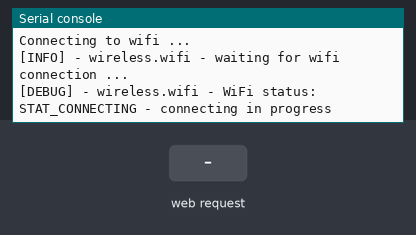
Bench run of a program on a simulated Raspberry Pi Pico running MicroPython. Parts: the last lines printed to the serial console. The test bench sets the inputs (shaded band). WiFi joins after 1.5 s; files that are not in the repository are absent; the clock reads 2024-03-15 10:24:30 at power-on unless the program sets it.

Above: at 1.2 s.
1.3 s: HTTP request GET / received
At 2.4 s:
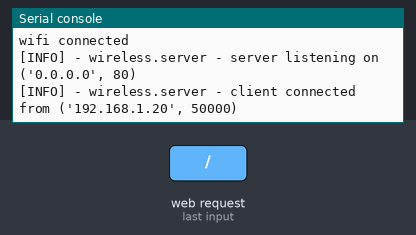
3.0 s: HTTP request GET /status received
At 4.2 s:
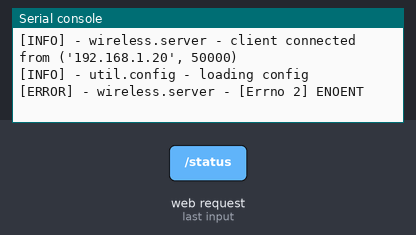

Measured:
- after the input at 1.3 s, the serial console: prints a new line after 0.22 s (image 1)
- after the input at 3.0 s, the serial console: prints a new line at once (image 2)

The program:

server_test.py
```python
from wireless.wifi import Wifi
from wireless.server import Server
import util.logging as logging
import sys

logging.basicConfig(level=logging.DEBUG, stream=sys.stdout) # log to console
for handler in logging.getLogger().handlers:
    handler.setFormatter(logging.Formatter("[%(levelname)s] - %(name)s - %(message)s"))

print("Connecting to wifi ...")
wifi = Wifi(
    ssid="Salt_2GHz_1ACAA4",
    password="afdzJzFT9YWLKbq6zt"
)
wifi.connect()
print("wifi connected")

server = Server()
server.listen_forever()
```

wifi.py
```python
from network import WLAN, STA_IF, STAT_IDLE, STAT_CONNECTING, STAT_WRONG_PASSWORD, STAT_NO_AP_FOUND, STAT_CONNECT_FAIL, STAT_GOT_IP
import util.logging as logging
import time

log = logging.getLogger(__name__)


class Wifi:
    def __init__(self, ssid, password):
        self.ssid = ssid
        self.password = password
        self.wlan = WLAN(STA_IF)

    def connect(self, timeout=-1):
        start_time = time.time()
        # we try to connect to the WiFi network with the given timeout
        # if the timeout is negative, we try forever
        while True:
            self.wlan.active(True)
            self.wlan.connect(self.ssid, self.password)
            try:
                self.wait_for_connection()
                return
            except Exception as e:
                log.error(str(e))
                # check if we have a timeout and raise an exception if we reached it
                if timeout > 0 and time.time() - start_time > timeout:
                    raise Exception("WiFi connection timed out")
                log.debug("retry in 5 seconds")
                time.sleep(5)

    def is_connected(self):
        return self.wlan.isconnected()

    def wait_for_connection(self):
        log.info("waiting for wifi connection ...")
        self.log_status()

        # we wait for the connection to be established
        # if the connection fails, we raise an exception
        while not self.is_connected():
            if (self.wlan.status() < 0):
                self.log_status()
                raise Exception("Connecting to WiFi failed")

        # log the connection status
        ifconfig = self.wlan.ifconfig()
        log.debug("connected to WiFi network: " + str(ifconfig))

    def log_status(self):
        status = self.wlan.status()
        if (status == STAT_IDLE):
            log.debug("WiFi status: STAT_IDLE - no connection and no activity")
        elif (status == STAT_CONNECTING):
            log.debug("WiFi status: STAT_CONNECTING - connecting in progress")
        elif (status == STAT_WRONG_PASSWORD):
            log.debug("WiFi status: STAT_WRONG_PASSWORD - failed due to incorrect password")
        elif (status == STAT_NO_AP_FOUND):
            log.debug("WiFi status: STAT_NO_AP_FOUND - failed because no access point replied")
        elif (status == STAT_CONNECT_FAIL):
            log.debug("WiFi status: STAT_CONNECT_FAIL - failed due to other problems")
        elif (status == STAT_GOT_IP):
            log.debug("WiFi status: STAT_GOT_IP - connection successful")
        else:
            log.debug("WiFi status: unknown")
```

server.py
```python
import socket
import util.logging as logging
from util.config import load_config, save_config
import json
import ujson

log = logging.getLogger(__name__)


class Server:
    def __init__(self, port=80):
        addrinfo = socket.getaddrinfo('0.0.0.0', port)[0][-1]
        self.socket = socket.socket()
        self.socket.bind(addrinfo)
        self.socket.listen(1)
        log.info(f"server listening on {addrinfo}")

    def listen_forever(self):
        while True:
            client, addr = self.socket.accept()
            log.info(f"client connected from {addr}")
            try:
                request = client.recv(1024)
                response = self.__handle_request(request)
                client.send(response)
                client.close()
            except Exception as e:
                log.error(e)
                client.close()

    def __handle_request(self, request):
        verb, path, body = self.__parseRequest(request)

        if path == "/":
            return self.__response(body="Hello from Raspberry Pi Pico!")
        elif verb == "GET" and path == "/status":
            return self.__status_response()
        elif verb == "GET" and path == "/config":
            return self.__config_response()
        elif verb == "POST" and path == "/config":
            return self.__update_config(body)
        else:
            return self.__response(status=404, body="Not Found")

    def __parseRequest(self, request):
        # Split the request into its components
        request_str = request.decode("utf-8")
        request_lines = request_str.split("\n")
        verb = request_lines[0].split(" ")[0]
        path = request_lines[0].split(" ")[1]
        body = None
        if (verb == "POST"):
            body = self.__parseBody(request_str)
        return verb, path, body

    def __parseBody(self, request_str):
        body = None
        split = request_str.split("\r\n\r\n")
        if (len(split) > 1):
            body = split[1]
        return body

    def __response(self, status=200, body=None, content_type="text/html"):
        return f"HTTP/1.1 {status}\r\nContent-Type: {content_type}\r\n\r\n{body}"

    def __status_response(self):
        config = self.__load_config()
        device_id = config["device_id"]
        # TODO get temp and humidity from sensor
        temp = 22.5
        hum = 50.0
        response = json.dumps({
            "temperature": temp,
            "humidity": hum,
            "device_id": device_id
        })
        return self.__response(body=response, content_type="application/json")

    def __config_response(self):
        config = self.__load_config()
        response = json.dumps(config)
        return self.__response(body=response, content_type="application/json")

    def __update_config(self, body):
        if not body:
            return self.__response(status=400, body="Invalid config")

        new_config = ujson.loads(body)
        current_config = self.__load_config()

        # does new config have the same fields as current config?
        if not set(new_config.keys()) == set(current_config.keys()):
            return self.__response(status=400, body="Invalid config")

        save_config(new_config)

        response = json.dumps(new_config)
        return self.__response(status=201, body=response, content_type="application/json")

    def __load_config(self):
        config = load_config()
        # Check if any key in the configuration contains the string 'password'
        for key in config:
            if 'password' in key:
                config[key] = '********'
        return config
```

logging.py
```python
from micropython import const

import sys
import time

CRITICAL = const(50)
ERROR = const(40)
WARNING = const(30)
INFO = const(20)
DEBUG = const(10)
NOTSET = const(0)

_DEFAULT_LEVEL = const(WARNING)

_level_dict = {
    CRITICAL: "CRITICAL",
    ERROR: "ERROR",
    WARNING: "WARNING",
    INFO: "INFO",
    DEBUG: "DEBUG",
    NOTSET: "NOTSET",
}

_loggers = {}
_stream = sys.stderr
_default_fmt = "%(levelname)s:%(name)s:%(message)s"
_default_datefmt = "%Y-%m-%d %H:%M:%S"


class LogRecord:
    def set(self, name, level, message):
        self.name = name
        self.levelno = level
        self.levelname = _level_dict[level]
        self.message = message
        self.ct = time.time()
        self.msecs = int((self.ct - int(self.ct)) * 1000)
        self.asctime = None


class Handler:
    def __init__(self, level=NOTSET):
        self.level = level
        self.formatter = None

    def close(self):
        pass

    def setLevel(self, level):
        self.level = level

    def setFormatter(self, formatter):
        self.formatter = formatter

    def format(self, record):
        return self.formatter.format(record)


class StreamHandler(Handler):
    def __init__(self, stream=None):
        self.stream = _stream if stream is None else stream
        self.terminator = "\n"

    def close(self):
        if hasattr(self.stream, "flush"):
            self.stream.flush()

    def emit(self, record):
        if record.levelno >= self.level:
            self.stream.write(self.format(record) + self.terminator)


class FileHandler(StreamHandler):
    def __init__(self, filename, mode="a", encoding="UTF-8"):
        super().__init__(stream=open(filename, mode=mode, encoding=encoding))

    def close(self):
        super().close()
        self.stream.close()


class Formatter:
    def __init__(self, fmt=None, datefmt=None):
        self.fmt = _default_fmt if fmt is None else fmt
        self.datefmt = _default_datefmt if datefmt is None else datefmt

    def usesTime(self):
        return "asctime" in self.fmt

    def formatTime(self, datefmt, record):
        if hasattr(time, "strftime"):
            return time.strftime(datefmt, time.localtime(record.ct))
        return None

    def format(self, record):
        if self.usesTime():
            record.asctime = self.formatTime(self.datefmt, record)
        return self.fmt % {
            "name": record.name,
            "message": record.message,
            "msecs": record.msecs,
            "asctime": record.asctime,
            "levelname": record.levelname,
        }


class Logger:
    def __init__(self, name, level=NOTSET):
        self.name = name
        self.level = level
        self.handlers = []
        self.record = LogRecord()

    def setLevel(self, level):
        self.level = level

    def isEnabledFor(self, level):
        return level >= self.getEffectiveLevel()

    def getEffectiveLevel(self):
        return self.level or getLogger().level or _DEFAULT_LEVEL

    def log(self, level, msg, *args):
        if self.isEnabledFor(level):
            if args:
                if isinstance(args[0], dict):
                    args = args[0]
                msg = msg % args
            self.record.set(self.name, level, msg)
            handlers = self.handlers
            if not handlers:
                handlers = getLogger().handlers
            for h in handlers:
                h.emit(self.record)

    def debug(self, msg, *args):
        self.log(DEBUG, msg, *args)

    def info(self, msg, *args):
        self.log(INFO, msg, *args)

    def warning(self, msg, *args):
        self.log(WARNING, msg, *args)

    def error(self, msg, *args):
        self.log(ERROR, msg, *args)

    def critical(self, msg, *args):
        self.log(CRITICAL, msg, *args)

    def exception(self, msg, *args):
        self.log(ERROR, msg, *args)
        if hasattr(sys, "exc_info"):
            sys.print_exception(sys.exc_info()[1], _stream)

    def addHandler(self, handler):
        self.handlers.append(handler)

    def hasHandlers(self):
        return len(self.handlers) > 0


def getLogger(name=None):
    if name is None:
        name = "root"
    if name not in _loggers:
        _loggers[name] = Logger(name)
        if name == "root":
            basicConfig()
    return _loggers[name]


def log(level, msg, *args):
    getLogger().log(level, msg, *args)


def debug(msg, *args):
    getLogger().debug(msg, *args)


def info(msg, *args):
    getLogger().info(msg, *args)


def warning(msg, *args):
    getLogger().warning(msg, *args)


def error(msg, *args):
    getLogger().error(msg, *args)


def critical(msg, *args):
    getLogger().critical(msg, *args)


def exception(msg, *args):
    getLogger().exception(msg, *args)


def shutdown():
    for k, logger in _loggers.items():
        for h in logger.handlers:
            h.close()
        _loggers.pop(logger, None)


def addLevelName(level, name):
    _level_dict[level] = name


def basicConfig(
    filename=None,
    filemode="a",
    format=None,
    datefmt=None,
    level=WARNING,
    stream=None,
    encoding="UTF-8",
    force=False,
):
    if "root" not in _loggers:
        _loggers["root"] = Logger("root")

    logger = _loggers["root"]

    if force or not logger.handlers:
        for h in logger.handlers:
            h.close()
        logger.handlers = []

        if filename is None:
            handler = StreamHandler(stream)
        else:
            handler = FileHandler(filename, filemode, encoding)

        handler.setLevel(level)
        handler.setFormatter(Formatter(format, datefmt))

        logger.setLevel(level)
        logger.addHandler(handler)


if hasattr(sys, "atexit"):
    sys.atexit(shutdown)
```

config.py
```python
import ujson
import util.logging as logging

log = logging.getLogger(__name__)

def load_config():
    # Open the JSON file for reading
    log.info("loading config")
    with open('config.json', 'r') as file:
        # Read the contents of the file
        data = file.read()

    # Parse the JSON data
    config = ujson.loads(data)
    log.debug("config loaded: " + str(config))
    return config

def save_config(config):
    # Open the JSON file for writing
    log.info("saving config")
    with open('config.json', 'w') as file:
        # Write the dictionary to the file in JSON format
        ujson.dump(config, file)
    log.debug("config saved: " + str(config))
```
